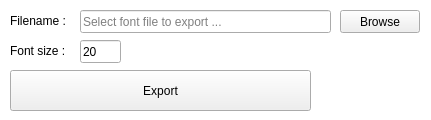
<?xml version="1.0" encoding="UTF-8"?>
<ui version="4.0">
 <class>Widget</class>
 <widget class="QWidget" name="Widget">
  <property name="geometry">
   <rect>
    <x>0</x>
    <y>0</y>
    <width>431</width>
    <height>120</height>
   </rect>
  </property>
  <property name="minimumSize">
   <size>
    <width>0</width>
    <height>0</height>
   </size>
  </property>
  <property name="maximumSize">
   <size>
    <width>16777215</width>
    <height>16777215</height>
   </size>
  </property>
  <property name="windowTitle">
   <string>DW Font Exporter</string>
  </property>
  <property name="styleSheet">
   <string notr="true">QWidget#Widget {
	background-color: #FFFFFF;
}</string>
  </property>
  <widget class="QPushButton" name="btnExport">
   <property name="geometry">
    <rect>
     <x>10</x>
     <y>70</y>
     <width>301</width>
     <height>41</height>
    </rect>
   </property>
   <property name="text">
    <string>Export</string>
   </property>
  </widget>
  <widget class="QLabel" name="lblImage">
   <property name="geometry">
    <rect>
     <x>10</x>
     <y>410</y>
     <width>91</width>
     <height>81</height>
    </rect>
   </property>
   <property name="text">
    <string/>
   </property>
  </widget>
  <widget class="QLineEdit" name="lblFilename">
   <property name="geometry">
    <rect>
     <x>80</x>
     <y>10</y>
     <width>251</width>
     <height>23</height>
    </rect>
   </property>
   <property name="placeholderText">
    <string>Select font file to export ...</string>
   </property>
  </widget>
  <widget class="QPushButton" name="btnBrowse">
   <property name="geometry">
    <rect>
     <x>340</x>
     <y>10</y>
     <width>80</width>
     <height>23</height>
    </rect>
   </property>
   <property name="text">
    <string>Browse</string>
   </property>
  </widget>
  <widget class="QLabel" name="label">
   <property name="geometry">
    <rect>
     <x>10</x>
     <y>10</y>
     <width>71</width>
     <height>21</height>
    </rect>
   </property>
   <property name="text">
    <string>Filename :</string>
   </property>
  </widget>
  <widget class="QLabel" name="label_2">
   <property name="geometry">
    <rect>
     <x>10</x>
     <y>40</y>
     <width>71</width>
     <height>21</height>
    </rect>
   </property>
   <property name="text">
    <string>Font size : </string>
   </property>
  </widget>
  <widget class="QLineEdit" name="lblFontSize">
   <property name="geometry">
    <rect>
     <x>80</x>
     <y>40</y>
     <width>41</width>
     <height>23</height>
    </rect>
   </property>
   <property name="text">
    <string>20</string>
   </property>
   <property name="placeholderText">
    <string>Size</string>
   </property>
  </widget>
  <widget class="QLabel" name="lblLogo">
   <property name="geometry">
    <rect>
     <x>330</x>
     <y>60</y>
     <width>91</width>
     <height>51</height>
    </rect>
   </property>
   <property name="styleSheet">
    <string notr="true">QLabel#lblLogo {
	
	border-image: url(:/logo.png);
}</string>
   </property>
   <property name="text">
    <string/>
   </property>
  </widget>
 </widget>
 <layoutdefault spacing="6" margin="11"/>
 <resources/>
 <connections/>
</ui>
